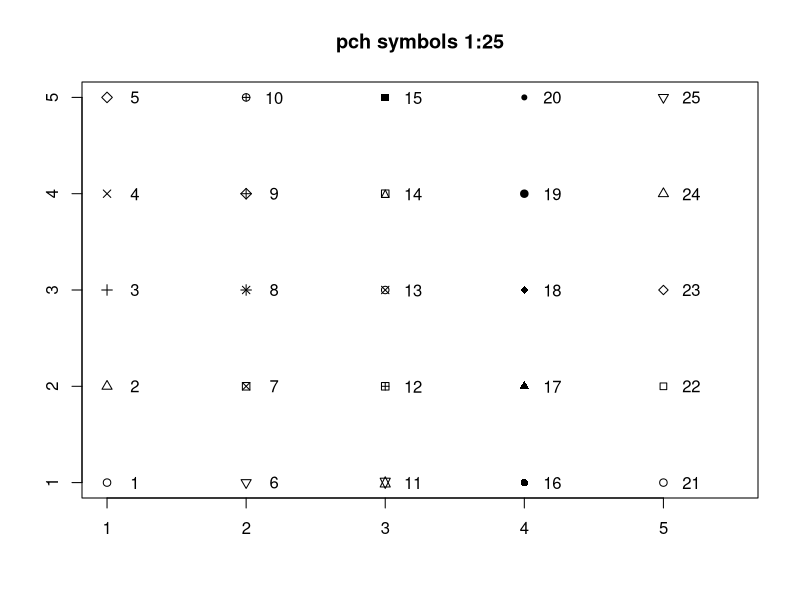
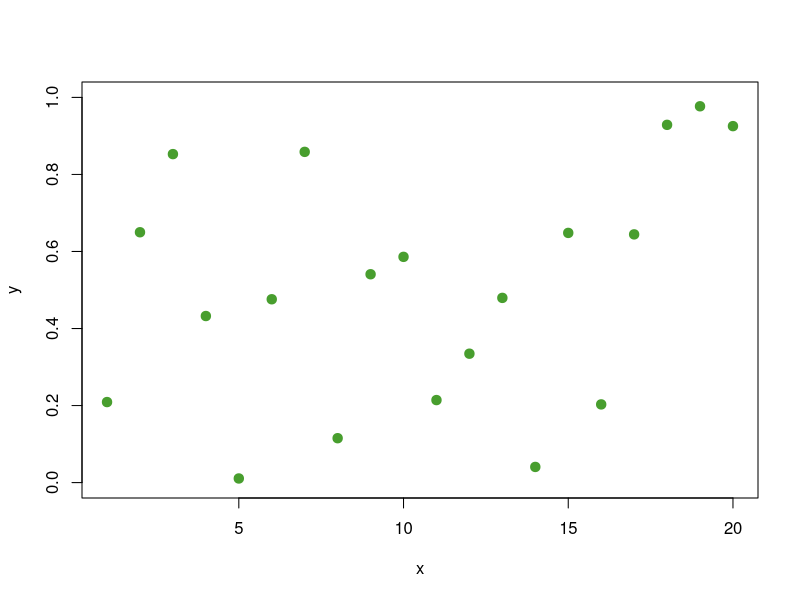
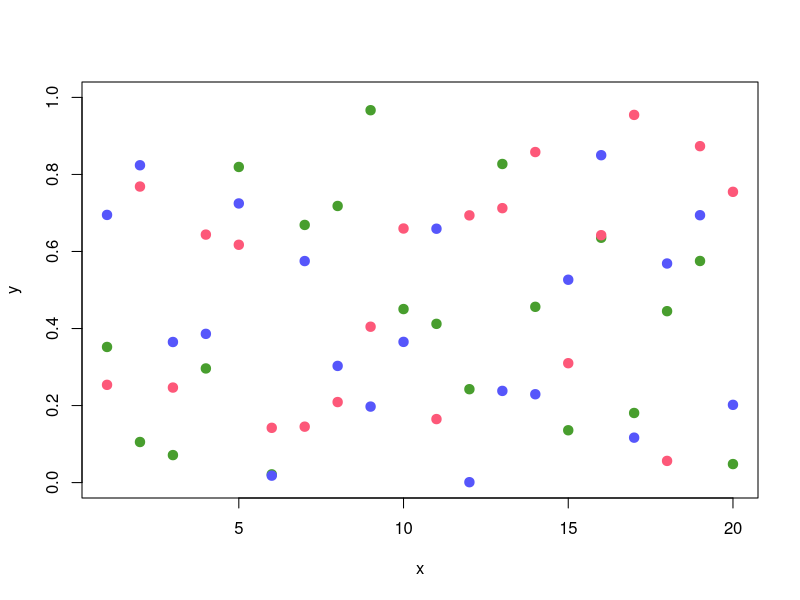
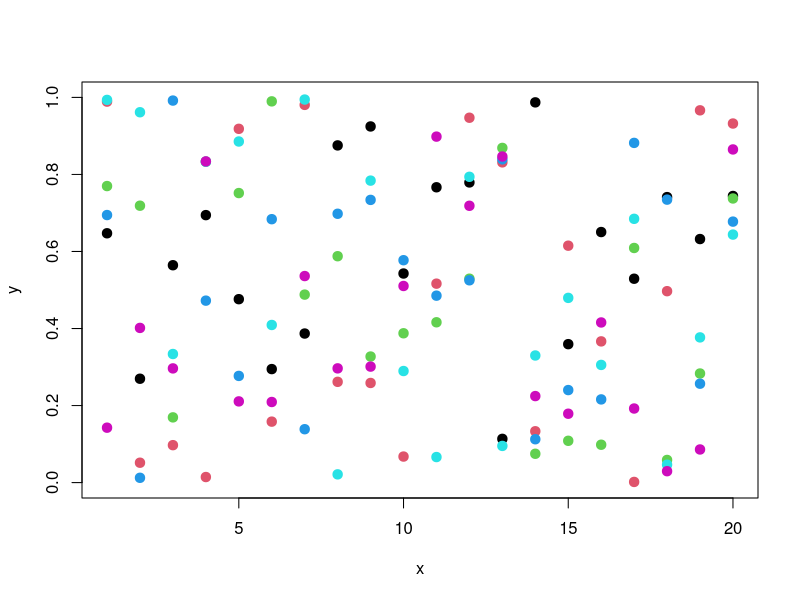
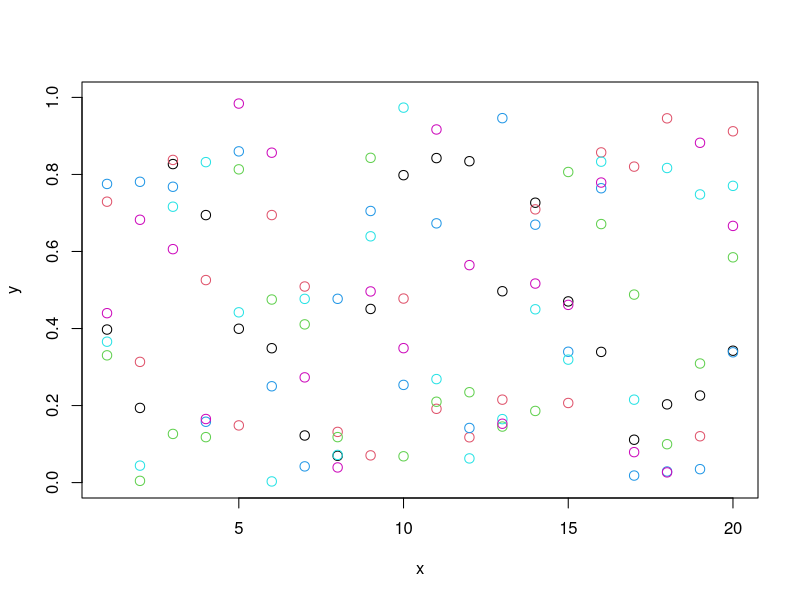

Write the R code that produced these figures, in order.
# test graph to try out some colors

library(data.table)

# cheat-sheet to remember all of the common point characters
pchPlot <- function(n = 5) {
  pch.dat <- data.table(x = unlist(lapply(1:n, function(x) rep(x, n))), y = rep(1:n, n))
  plot(pch.dat, pch = 1:(n*n),xlab = "", ylab = "", xlim = c(1,5.5))
  title(main = paste0("pch symbols 1:", n*n))
  text(x = pch.dat$x + 0.2, y = pch.dat$y, labels = 1:(n*n))
  return(TRUE)
}

colCompare <- function(colors = "default", num = length(colors), pts = 20, pch = 19) {
  # load the colors into the palette
  palette(colors)
  plot(runif(pts), pch = "", ylim = c(0.0, 1.0), ylab = "y", xlab = "x")
  # reference each color in the palette by number (becoming deprecated though?)
  for (i in 1:num) {
    points(runif(pts), col = i, pch = pch, cex = 1.25)
  }
  # restore palette to default colors
  palette("default")
}

# examples and fun
pchPlot()
colors <- c("#489E2E", "#5656FB", "#FD5879")
colCompare(colors, num = 1)
colCompare(colors)
colCompare(num = 6)
colCompare(num = 6, pch = 1)

